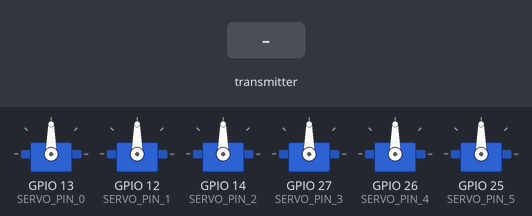
The sketch below on a simulated ESP32. Shown: 6 × servo. The inputs (shaded band) are chosen by the test bench.

Above: at 1.2 s.
1.3 s: the transmitter starts sending servoAngles.0 = 0
At 2.0 s:
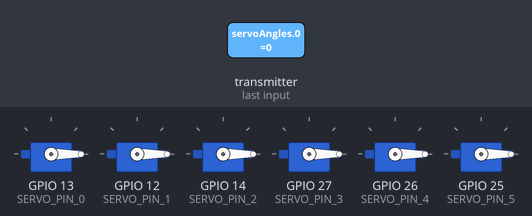
2.8 s: the transmitter starts sending servoAngles.1 = 45
At 3.1 s:
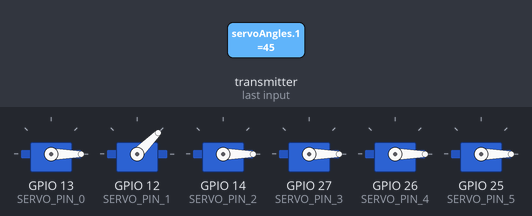
4.3 s: the transmitter starts sending servoAngles.2 = 45
At 5.5 s:
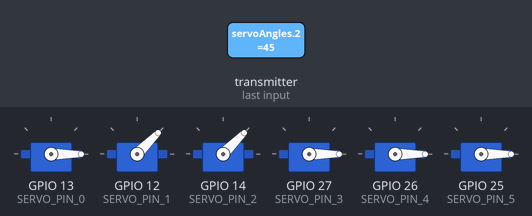
5.8 s: the transmitter starts sending servoAngles.3 = 45
At 6.6 s:
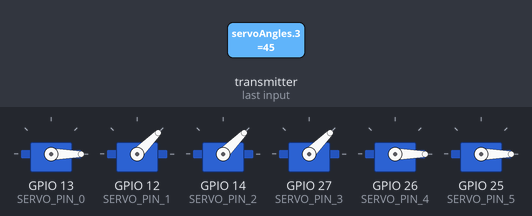
7.3 s: the transmitter starts sending servoAngles.4 = 45
At 7.7 s:
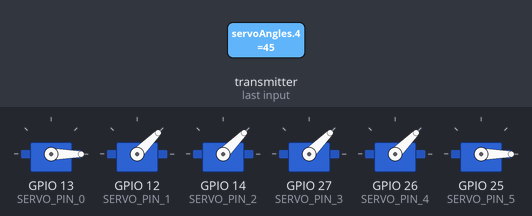
8.8 s: the transmitter starts sending servoAngles.5 = 45
At 10.1 s:
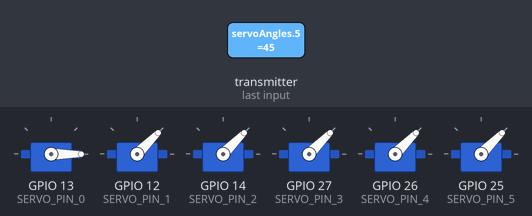
Timing chart, 0 to 11.3 s (numbered marks = the images above; inputs shaded):
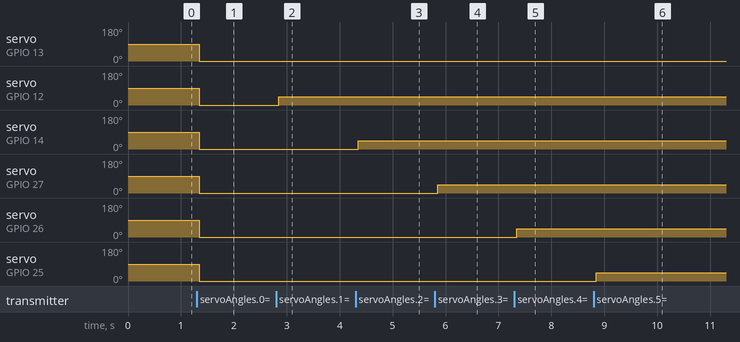

The sketch:

sketch.ino
```cpp
/**
 * @file Slave_Receiver_Direct.ino
 * @brief 6-DOF Robot Arm Direct Actuator Driver (Receiver)
 * @note Architecture: Direct Multi-Channel PWM Generation via ESP32 LEDC
 * @author Mohamed Abdel-Aal Mohamed
 * @version 3.0
 * @date 2026-06-02
 */

#include <esp_now.h>
#include <WiFi.h>
#include <ESP32Servo.h> // Professional library for direct ESP32 servo control

// Create 6 Servo Objects for the 6-DOF Robot Arm
Servo servo0; // Base Rotation
Servo servo1; // Joint 2
Servo servo2; // Joint 3
Servo servo3; // Joint 4
Servo servo4; // Joint 5
Servo servo5; // Gripper

// Hardware Pin Configuration (Directly on ESP32)
constexpr int SERVO_PIN_0 = 13;
constexpr int SERVO_PIN_1 = 12;
constexpr int SERVO_PIN_2 = 14;
constexpr int SERVO_PIN_3 = 27;
constexpr int SERVO_PIN_4 = 26;
constexpr int SERVO_PIN_5 = 25;

// Packet Blueprint Structure (Must match Transmitter exactly)
typedef struct struct_message {
    int16_t servoAngles[6];
} struct_message;

struct_message receivedPacket;

/**
 * @brief Interrupt Service Routine (ISR) Callback triggered whenever a packet arrives
 */
void onDataReceived(const uint8_t * mac, const uint8_t *incomingData, int len) {
    // Memory copy raw buffer bytes directly into structural framework
    memcpy(&receivedPacket, incomingData, sizeof(receivedPacket));

    // Industrial Actuation Sequence: Update all 6 joint positions directly
    servo0.write(constrain(receivedPacket.servoAngles[0], 0, 180));
    servo1.write(constrain(receivedPacket.servoAngles[1], 0, 180));
    servo2.write(constrain(receivedPacket.servoAngles[2], 0, 180));
    servo3.write(constrain(receivedPacket.servoAngles[3], 0, 180));
    servo4.write(constrain(receivedPacket.servoAngles[4], 0, 180));
    servo5.write(constrain(receivedPacket.servoAngles[5], 0, 180));
}

void setup() {
    Serial.begin(115200);

    // Allocate Hardware PWM timers and attach pins to Servo objects
    ESP32PWM::allocateTimer(0);
    ESP32PWM::allocateTimer(1);
    ESP32PWM::allocateTimer(2);
    ESP32PWM::allocateTimer(3);

    servo0.attach(SERVO_PIN_0, 500, 2400);
    servo1.attach(SERVO_PIN_1, 500, 2400);
    servo2.attach(SERVO_PIN_2, 500, 2400);
    servo3.attach(SERVO_PIN_3, 500, 2400);
    servo4.attach(SERVO_PIN_4, 500, 2400);
    servo5.attach(SERVO_PIN_5, 500, 2400);

    // Put Wireless chip into Station Mode
    WiFi.mode(WIFI_STA);

    // Initialize ESP-NOW Protocol Layer
    if (esp_now_init() != ESP_OK) {
        Serial.println("[CRITICAL] ESP-NOW Core initialization failed!");
        return;
    }

    // Bind Packet Receive Event Handler
    esp_now_register_recv_cb(esp_now_recv_cb_t(onDataReceived));
}

void loop() {
    // Empty Loop: Asynchronous architecture utilizes hardware-level interrupts.
}
```

Measured:
- after the input at 1.3 s, servo on GPIO 13 (SERVO_PIN_0), servo on GPIO 12 (SERVO_PIN_1), servo on GPIO 14 (SERVO_PIN_2), servo on GPIO 27 (SERVO_PIN_3), servo on GPIO 26 (SERVO_PIN_4), servo on GPIO 25 (SERVO_PIN_5): 90° → 0° after 0.05 s
- after the input at 2.8 s, servo on GPIO 12 (SERVO_PIN_1): 0° → 45° after 0.05 s
- after the input at 4.3 s, servo on GPIO 14 (SERVO_PIN_2): 0° → 45° after 0.05 s
- after the input at 5.8 s, servo on GPIO 27 (SERVO_PIN_3): 0° → 45° after 0.05 s
- after the input at 7.3 s, servo on GPIO 26 (SERVO_PIN_4): 0° → 45° after 0.05 s
- after the input at 8.8 s, servo on GPIO 25 (SERVO_PIN_5): 0° → 45° after 0.05 s
